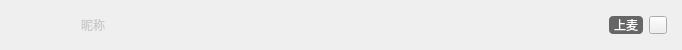
<?xml version="1.0" encoding="UTF-8"?>
<ui version="4.0">
 <class>OnlineItemWdg</class>
 <widget class="QWidget" name="OnlineItemWdg">
  <property name="geometry">
   <rect>
    <x>0</x>
    <y>0</y>
    <width>682</width>
    <height>50</height>
   </rect>
  </property>
  <property name="windowTitle">
   <string>OnlineItemWdg</string>
  </property>
  <layout class="QHBoxLayout" name="horizontalLayout">
   <property name="spacing">
    <number>6</number>
   </property>
   <property name="leftMargin">
    <number>15</number>
   </property>
   <property name="topMargin">
    <number>5</number>
   </property>
   <property name="rightMargin">
    <number>15</number>
   </property>
   <property name="bottomMargin">
    <number>5</number>
   </property>
   <item>
    <widget class="QLabel" name="labRoleImage">
     <property name="minimumSize">
      <size>
       <width>24</width>
       <height>24</height>
      </size>
     </property>
     <property name="maximumSize">
      <size>
       <width>24</width>
       <height>24</height>
      </size>
     </property>
     <property name="styleSheet">
      <string notr="true">QLabel{
border-image: url(:/idention/img/idention/StudentHead.png);
}</string>
     </property>
     <property name="text">
      <string/>
     </property>
    </widget>
   </item>
   <item>
    <widget class="QLabel" name="labIdentityTile">
     <property name="minimumSize">
      <size>
       <width>30</width>
       <height>14</height>
      </size>
     </property>
     <property name="maximumSize">
      <size>
       <width>30</width>
       <height>14</height>
      </size>
     </property>
     <property name="styleSheet">
      <string notr="true"/>
     </property>
     <property name="text">
      <string/>
     </property>
     <property name="textFormat">
      <enum>Qt::AutoText</enum>
     </property>
     <property name="alignment">
      <set>Qt::AlignCenter</set>
     </property>
    </widget>
   </item>
   <item>
    <widget class="QLabel" name="labName">
     <property name="minimumSize">
      <size>
       <width>180</width>
       <height>0</height>
      </size>
     </property>
     <property name="maximumSize">
      <size>
       <width>180</width>
       <height>16777215</height>
      </size>
     </property>
     <property name="styleSheet">
      <string notr="true">font: 12px &quot;微软雅黑&quot;;
color: rgb(202, 202, 202);</string>
     </property>
     <property name="text">
      <string>昵称</string>
     </property>
    </widget>
   </item>
   <item>
    <spacer name="horizontalSpacer_2">
     <property name="orientation">
      <enum>Qt::Horizontal</enum>
     </property>
     <property name="sizeHint" stdset="0">
      <size>
       <width>170</width>
       <height>13</height>
      </size>
     </property>
    </spacer>
   </item>
   <item>
    <widget class="QLabel" name="labChat">
     <property name="minimumSize">
      <size>
       <width>18</width>
       <height>18</height>
      </size>
     </property>
     <property name="maximumSize">
      <size>
       <width>18</width>
       <height>18</height>
      </size>
     </property>
     <property name="text">
      <string/>
     </property>
    </widget>
   </item>
   <item>
    <widget class="QLabel" name="labUpper">
     <property name="minimumSize">
      <size>
       <width>16</width>
       <height>16</height>
      </size>
     </property>
     <property name="maximumSize">
      <size>
       <width>16</width>
       <height>16</height>
      </size>
     </property>
     <property name="styleSheet">
      <string notr="true"/>
     </property>
     <property name="text">
      <string/>
     </property>
     <property name="scaledContents">
      <bool>true</bool>
     </property>
    </widget>
   </item>
   <item>
    <widget class="QLabel" name="labNoMic">
     <property name="minimumSize">
      <size>
       <width>16</width>
       <height>16</height>
      </size>
     </property>
     <property name="maximumSize">
      <size>
       <width>16</width>
       <height>16</height>
      </size>
     </property>
     <property name="styleSheet">
      <string notr="true">border-image: url(:/idention/img/idention/Sigh.png);</string>
     </property>
     <property name="text">
      <string/>
     </property>
    </widget>
   </item>
   <item>
    <widget class="QLabel" name="labForbidden">
     <property name="minimumSize">
      <size>
       <width>16</width>
       <height>16</height>
      </size>
     </property>
     <property name="maximumSize">
      <size>
       <width>16</width>
       <height>16</height>
      </size>
     </property>
     <property name="styleSheet">
      <string notr="true">border-image: url(:/ico/img/button/forbidden1.ico);</string>
     </property>
     <property name="text">
      <string/>
     </property>
    </widget>
   </item>
   <item>
    <widget class="QLabel" name="labKickOut">
     <property name="minimumSize">
      <size>
       <width>16</width>
       <height>16</height>
      </size>
     </property>
     <property name="maximumSize">
      <size>
       <width>16</width>
       <height>16</height>
      </size>
     </property>
     <property name="styleSheet">
      <string notr="true">border-image: url(:/ico/img/button/kickout1.ico);</string>
     </property>
     <property name="text">
      <string/>
     </property>
    </widget>
   </item>
   <item>
    <widget class="QPushButton" name="btnUpper">
     <property name="minimumSize">
      <size>
       <width>34</width>
       <height>0</height>
      </size>
     </property>
     <property name="maximumSize">
      <size>
       <width>34</width>
       <height>16777215</height>
      </size>
     </property>
     <property name="styleSheet">
      <string notr="true">QPushButton{	
	color: rgb(255, 255, 255);
   	font: 12px &quot;微软雅黑&quot;;
	border-radius:4px;
	background-color: rgb(102, 102, 102);
}
QPushButton:hover{
	background-color:  rgb(64, 64, 64);
}
QPushButton:pressed{	
	color: rgb(255, 255, 255);
   	font: 12px &quot;微软雅黑&quot;;
	border-radius:4px;
	background-color: rgb(102, 102, 102);
}</string>
     </property>
     <property name="text">
      <string>上麦</string>
     </property>
     <property name="flat">
      <bool>false</bool>
     </property>
    </widget>
   </item>
   <item>
    <widget class="QToolButton" name="btnMoreOp">
     <property name="enabled">
      <bool>true</bool>
     </property>
     <property name="minimumSize">
      <size>
       <width>18</width>
       <height>18</height>
      </size>
     </property>
     <property name="maximumSize">
      <size>
       <width>18</width>
       <height>18</height>
      </size>
     </property>
     <property name="styleSheet">
      <string notr="true">QToolButton::menu-indicator { image: None; }
QToolButton{
	border-image: url(:/button/img/button/member_more_Normal.png);
}

QToolButton:hover{
	border-image: url(:/button/img/button/member_more_Click.png);
}

QToolButton:pressed{
	border-image: url(:/button/img/button/member_more_Normal.png);
}

QToolButton:!enabled{
	border-image: url(:/button/img/button/member_more_Click.png)0 17 0 0;
}</string>
     </property>
     <property name="text">
      <string/>
     </property>
     <property name="popupMode">
      <enum>QToolButton::DelayedPopup</enum>
     </property>
    </widget>
   </item>
  </layout>
 </widget>
 <layoutdefault spacing="6" margin="11"/>
 <resources>
  <include location="../../VLive/VLive.qrc"/>
 </resources>
 <connections/>
</ui>
